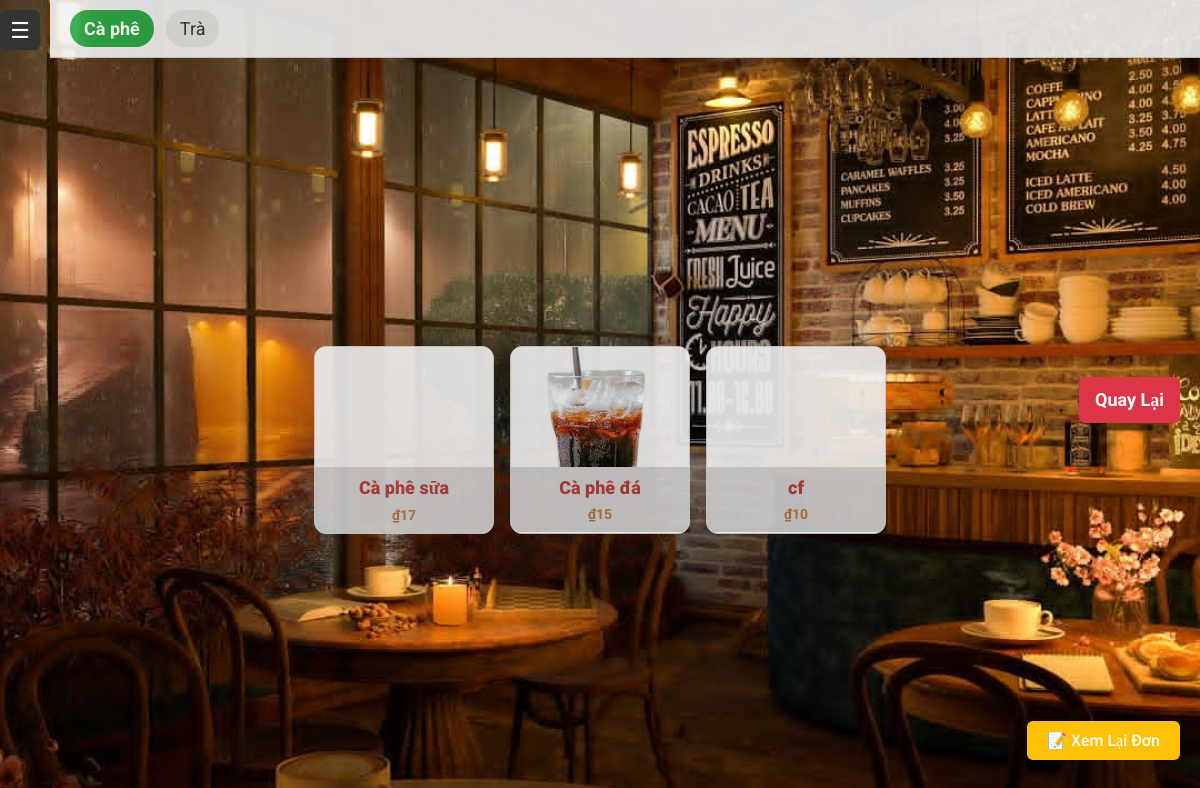
The page /waiter_ordering.php?table_id=2 (signed in) on the database its author committed.
### tables this page shows
CREATE TABLE `product_categories` (
  `id` int(11) NOT NULL,
  `name` varchar(100) NOT NULL
);

CREATE TABLE `products` (
  `id` int(11) NOT NULL,
  `name` varchar(255) NOT NULL,
  `category` varchar(255) NOT NULL,
  `price` decimal(10,2) NOT NULL,
  `options` varchar(255) NOT NULL,
  `description` varchar(255) NOT NULL,
  `deleted` tinyint(1) NOT NULL DEFAULT 0,
  `active` tinyint(4) DEFAULT 1,
  `image` varchar(255) DEFAULT NULL
);

### waiter_ordering.php (the view, shortened to what this page needs)
<?php
require_once 'config.php';
$table_id = isset($_GET['table_id']) ? intval($_GET['table_id']) : null;
$categories_result = $connection->query("SELECT * FROM product_categories");
$categories = $categories_result->fetch_all(MYSQLI_ASSOC);
$current_category_id = isset($_GET['category']) ? intval($_GET['category']) : ($categories[0]['id'] ?? null);
$t = intval($_GET['table_id'] ?? 0);
$stmt = $connection->prepare("SELECT * FROM tables WHERE id = ?");
$stmt->bind_param("i", $t);
$stmt->execute();
$table = $stmt->get_result()->fetch_assoc();
$table_cat = $table['table_category'];
$products = [];
if ($current_category_id) {
    $stmt = $connection->prepare("SELECT * FROM products WHERE category = ? AND deleted = 0");
    $stmt->bind_param("i", $current_category_id);
    $stmt->execute();
    $products_result = $stmt->get_result();
    $products = $products_result->fetch_all(MYSQLI_ASSOC);
}
?>
<!DOCTYPE html>
<html lang="en">
<head>
  <link rel="stylesheet" href="style.css">
  <link rel="stylesheet" href="waiter_ordering.css">
</head>
<body>
  <div id="sidebar" class="sidebar">
        <button class="toggle-btn" onclick="toggleSidebar()">☰</button>
    </div>
<div class="top-category-bar" style="position: fixed; top: 0; left: 50px; right: 0; background: #f0f0f0; padding: 10px 20px; display: flex; align-items: center; justify-content: space-between; z-index: 1000; border-bottom: 1px solid #ccc;">
    <div style="display: flex; gap: 12px; overflow-x: auto;">
      <?php foreach ($categories as $cat): ?>
        <a href="waiter_ordering.php?table_id=<?=$table_id?>&category=<?=$cat['id']?>"
          style="
            padding: 8px 14px;
            border-radius: 18px;
            text-decoration: none;
            white-space: nowrap;
            background-color: <?= ($current_category_id == $cat['id']) ? '#28a745' : '#e0e0e0' ?>;
            color: <?= ($current_category_id == $cat['id']) ? 'white' : '#333' ?>;
            font-weight: <?= ($current_category_id == $cat['id']) ? 'bold' : 'normal' ?>;
        ">
          <?= htmlspecialchars($cat['name']) ?>
        </a>
      <?php endforeach; ?>
    </div>
  </div>
<div class="product-grid" style="display: flex; flex-wrap: wrap; margin-top: 80px; gap: 16px; padding: 20px;">
        <?php foreach ($products as $product): ?>
            <div class="product-card"
                onclick="openOptionsPopup(<?= htmlspecialchars(json_encode($product)) ?>)">
                <div class="product-block" >
                    <img src="<?= htmlspecialchars($product['image'] ?? 'placeholder.png') ?>" alt=""
                        style="max-height: 100%; max-width: 100%;">
                </div>
                <div class="text-block" style="padding: 10px;">
                    <h4 style="margin: 0 0 8px;"><?= htmlspecialchars($product['name']) ?></h4>
                    <p style="margin: 0; font-weight: bold;">₫<?= number_format($product['price']) ?></p>
                </div>
            </div>
        <?php endforeach; ?>
    </div>
<div class="review-order-btn-container">
  <button onclick="openReview()" class="review-btn">📝 Xem Lại Đơn</button>
</div>
  <a href="table_management_waiter.php?category=<?=$table_cat?>"
    style="
      position: fixed;
      right: 20px;
      top: 50%;
      transform: translateY(-50%);
      background: #dc3545;
      color: white;
      padding: 12px 16px;
      border-radius: 6px;
      text-decoration: none;
      font-weight: bold;
      z-index: 1001;
    ">
  Quay Lại
</a>
</body>
</html>

### style.css (style rules this page uses)
* { margin: 0; padding: 0; box-sizing: border-box; font-family: "Roboto", serif; }
body { display: flex; justify-content: center; align-items: center; min-height: 100vh; background: #FBDB93; font-size: 18px; color: white; background-image: url("uploads/admin-page.jpg"); background-color: transparent; background-attachment: fixed; background-repeat: no-repeat; background-position: center; background-size: cover; }
button { width: 100%; padding: 12px; background: lightblue; border-radius: 6px; border: None; outline: None; font-size: 16px; color: white; margin-bottom: 20px; font-weight: 500; cursor: pointer; transition: 0.8s; }
p { font-size: 14px; text-align: center; margin-bottom: 10px; }
.sidebar { position: fixed; top: 10px; left: -250px; width: 250px; height: 100%; background-color: #333; color: white; transition: left 0.3s ease; padding-top: 20px; z-index: 1001; }
.sidebar .toggle-btn { position: absolute; top: 0; left: 100%; width: 40px; height: 40px; background-color: #333; color: white; border: none; cursor: pointer; display: flex; align-items: center; justify-content: flex-end; padding-right: 10px; font-size: 22px; z-index: 1001; transition: left 0.3s ease; }
.product-card { width: 180px; opacity: 0.9; border: 1px solid #ccc; border-radius: 12px; overflow: hidden; cursor: pointer; background:#fff; }
.product-card .product-block { width: 100%; padding: 0; margin: 0; overflow: hidden; }
.product-card .text-block { background: rgba(200,200,200); text-align: center; opacity: 0.9; }
.product-card .product-block img { display: block; width: 100%; height: auto; object-fit: cover; }
.text-block { background: rgb(253, 168, 12); opacity: 1; transition: 0.5s; }
.text-block h4 { text-align: center; font-size: 1; font-weight: 900; }
.text-block p { text-align: center; color: #A86523; font-size: 14px; }
.product-block { height: 120px; background: #eee; display: flex; align-items: center; justify-content: center }
.top-category-bar { display: flex; overflow-x: auto; background: #f2f2f2; padding: 10px; border-bottom: 2px solid #ccc; gap: 10px; }
.top-category-bar { position: fixed; top: 0; left: 50px; right: 0; background: #dddddd; opacity: 0.9; padding: 10px 20px; display: flex; align-items: center; border-bottom: 1px solid #ccc; z-index: 1000; }
h4 { color: brown; }

### waiter_ordering.css (style rules this page uses)
.top-category-bar { position: fixed; top: 0; left: 0; right: 0; background: #f8f9fa; padding: 10px 20px; display: flex; justify-content: center; border-bottom: 1px solid #ccc; z-index: 1000; }
.review-order-btn-container { position: fixed; bottom: 20px; right: 20px; }
.review-btn { background: #ffc107; padding: 10px 20px; font-size: 16px; border: none; border-radius: 6px; }

### waiter_ordering.php (style rules this page uses)
body { background-image: url("uploads/waiter-page.jpg"); background-color: transparent; background-repeat: no-repeat; background-position: center; background-size: cover; }

### rows shown on the page
product_categories: name "Cà phê"
product_categories: name "Trà"
products: name "Cà phê sữa", price "17"
products: image (picture), name "Cà phê đá", price "15"
products: name "cf", price "10"
